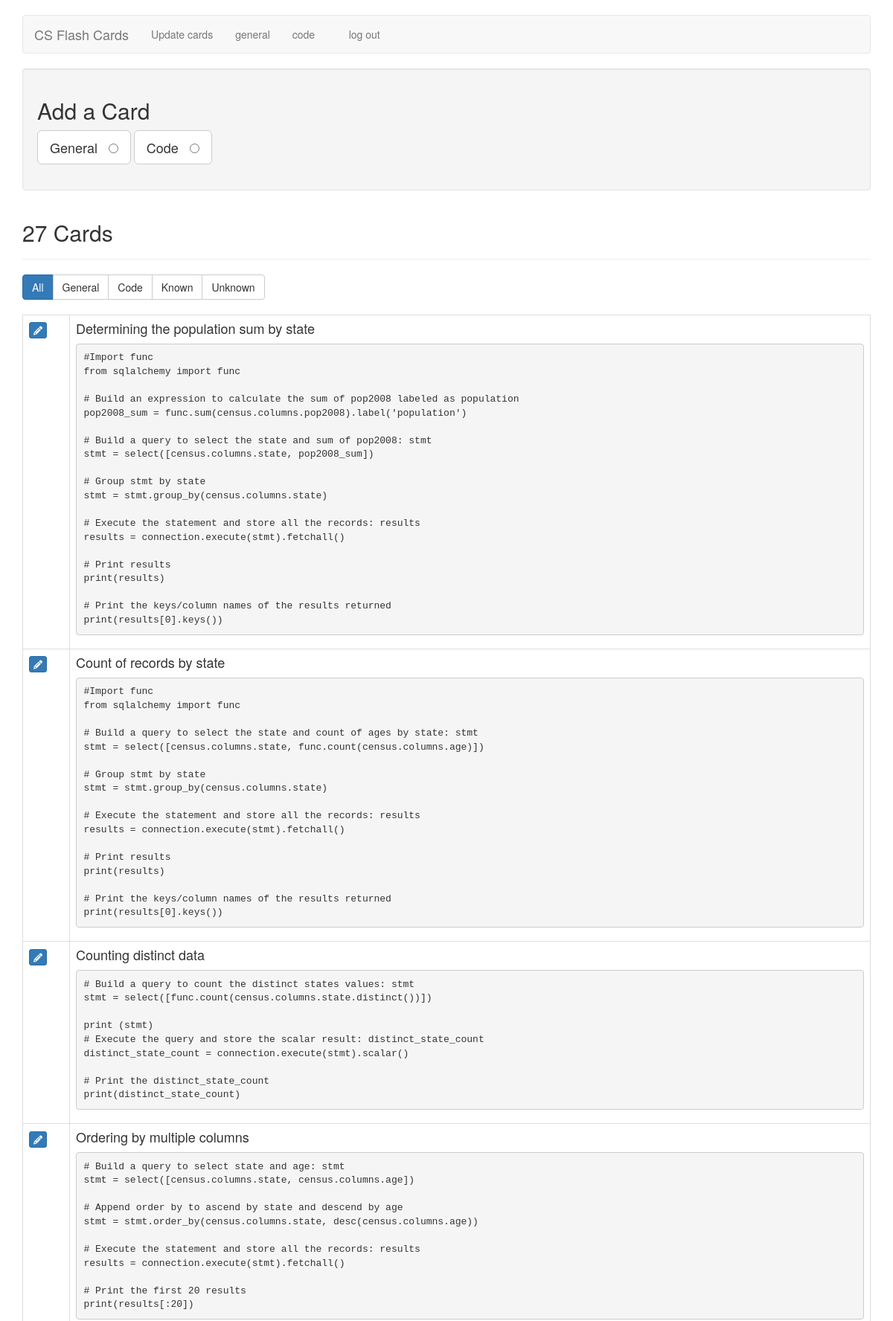
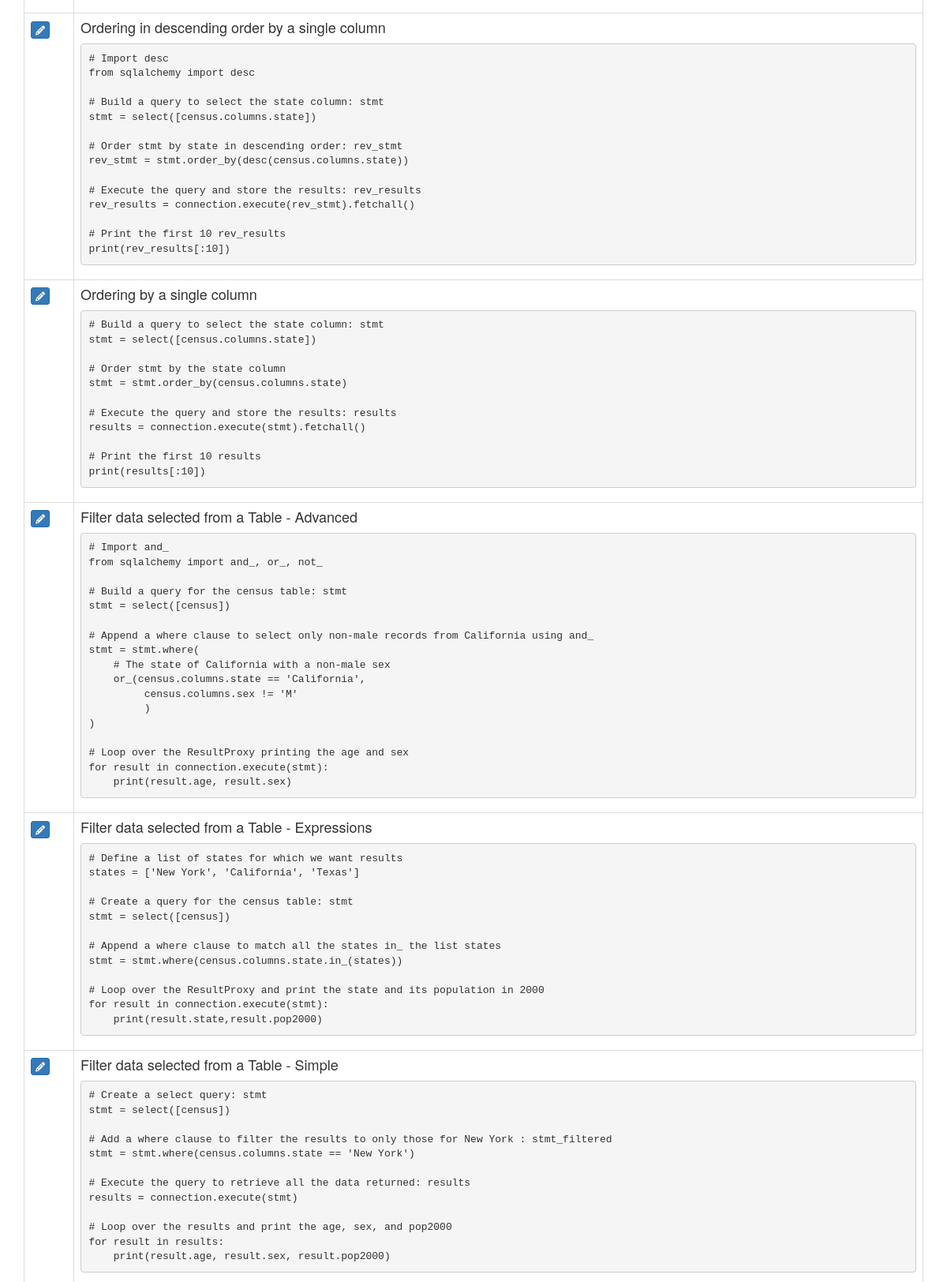
The app's page /cards (signed in, upper part) with its own data (2 pictures, top to bottom).
### tables this page shows
CREATE TABLE cards ( 
id integer primary key autoincrement, 
type tinyint not null, /* 1 for vocab, 2 for code */ 
front text not null, 
back text not null, 
known boolean default 0 );

### flash_cards.py (the view)
@app.route('/cards')
def cards():
    if not session.get('logged_in'):
        return redirect(url_for('login'))
    db = get_db()
    query = '''
        SELECT id, type, front, back, known
        FROM cards
        ORDER BY id DESC
    '''
    cur = db.execute(query)
    cards = cur.fetchall()
    return render_template('cards.html', cards=cards, filter_name="all")

### flash_cards.py (called while the page is built)
def connect_db():
    rv = sqlite3.connect(app.config['DATABASE'])
    rv.row_factory = sqlite3.Row
    return rv

def get_db():
    if not hasattr(g, 'sqlite_db'):
        g.sqlite_db = connect_db()
    return g.sqlite_db

### templates/cards.html (shortened to what this page needs)
{% extends "layout.html" %}
{% block body %}
<div class="well editPanel">
    <h2>Add a Card</h2>
    <form action="{{ url_for('add_card') }}" method="post" class="cardForm">
        <div class="form-group">
            <label for="general" class="toggleButton btn btn-default btn-lg">General &nbsp;
                <input type="radio" name="type" value="1" id="general" />
            </label>
            <label for="code" class="toggleButton btn btn-default btn-lg">Code &nbsp;
                <input type="radio" name="type" value="2" id="code" />
            </label>
        </div>
    </form>
</div>
<div class="page-header">
    <h2>{{ cards|length }} Card{{ '' if (cards|length == 1) else 's' }}</h2>
</div>
<div class="btn-group btn-group-md" role="group" aria-label="filters">
    <a href="{{ url_for('filter_cards', filter_name="all") }}"
        class="btn btn-{{ "primary" if filter_name == "all" else "default" }}">All</a>
    <a href="{{ url_for('filter_cards', filter_name="general") }}"
        class="btn btn-{{ "primary" if filter_name == "general" else "default" }}">General</a>
    <a href="{{ url_for('filter_cards', filter_name="code") }}"
        class="btn btn-{{ "primary" if filter_name == "code" else "default" }}">Code</a>
    <a href="{{ url_for('filter_cards', filter_name="known") }}"
        class="btn btn-{{ "primary" if filter_name == "known" else "default" }}">Known</a>
    <a href="{{ url_for('filter_cards', filter_name="unknown") }}"
        class="btn btn-{{ "primary" if filter_name == "unknown" else "default" }}">Unknown</a>
</div>
<br />
<br />
<table class="table table-bordered">
    {% for card in cards %}
    <tr>
        <td>
            <a href="{{ url_for('edit', card_id=card.id) }}" class="btn btn-xs btn-primary"><i class="fa fa-pencil"
                    aria-hidden="true"></i></a>
        </td>
        <td class="cardContent" style="font-size:larger; text-align: left;">
            <h4>
                {{ card.front|replace("\n", "<br />")|safe }}
            </h4>
            {% if card.back|length < 1000 %}
            {% if card.type == 1 %}
            {{ card.back|replace("\n", "<br />")|safe }}
            {% else %}
            <pre><code>{{ card.back|escape }}</code></pre>
            {% endif %}
            {% endif %}
        </td>
    </tr>
    {% else %}
    <tr>
        <td>
            <em>No cards to show.</em>
        </td>
    </tr>
    {% endfor %}
</table>
{% endblock %}

### templates/layout.html (shortened to what this page needs)
<!doctype html>
<html>
<head>
    <link rel="stylesheet" href="https://maxcdn.bootstrapcdn.com/bootstrap/3.3.6/css/bootstrap.min.css"
>
    <link rel=stylesheet type=text/css href="{{ url_for('static', filename='style.css') }}" />
    <link rel="stylesheet" type="text/css" href="{{ url_for('static', filename='highlight-theme-github.css') }}" />
</head>
<body>
    <div class="container">
        <div class="row">
            <div class="col-xs-12">
                <br />
                <nav class="navbar navbar-default">
                    <div class="navbar-header">
                        <a class="navbar-brand" href="{{ url_for('index') }}">CS Flash Cards</a>
                        <ul class="nav navbar-nav navbar-right">
                            {% if not session.logged_in %}
                            <li><a href="{{ url_for('login') }}">log in</a></li>
                            {% else %}
                            <li><a href="{{ url_for('cards') }}">Update cards</a></li>
                            <li><a href="{{ url_for('general') }}">general</a></li>
                            <li><a href="{{ url_for('code') }}">code</a></li>
                            <li>&nbsp;&nbsp;&nbsp;&nbsp;</li>
                            <li><a href="{{ url_for('logout') }}">log out</a></li>
                            {% endif %}
                        </ul>
                    </div>
                </nav>
                {% block body %}{% endblock %}
            </div>
        </div>
    </div>
</body>
</html>

### static/style.css (style rules this page uses)
.cardContent h4 { margin-top: 0; }
.navbar-nav>li, .navbar-nav { float: left !important; }
.navbar-nav.navbar-right:last-child { margin-right: 0 !important; }
.navbar-right { float: right!important; }

### records on screen
cards: front "Determining the population sum by state", back "#Import func from sqlalchemy import func # Build an expression to calculate the sum of pop2008 labeled as population pop2008_sum = func.sum(census.columns.pop2008).label('population') # Build a query to select the state and sum of pop2008: stmt stmt = select([census.columns.state, pop2008_sum]) # Group stmt by state stmt = stmt.group_by(census.columns.state) # Execute the statement and store all the records: results results = connection.execute(stmt).fetchall() # Print results print(results) # Print the keys/column names of the results returned print(results[0].keys())"
cards: front "Count of records by state", back "#Import func from sqlalchemy import func # Build a query to select the state and count of ages by state: stmt stmt = select([census.columns.state, func.count(census.columns.age)]) # Group stmt by state stmt = stmt.group_by(census.columns.state) # Execute the statement and store all the records: results results = connection.execute(stmt).fetchall() # Print results print(results) # Print the keys/column names of the results returned print(results[0].keys())"
cards: front "Counting distinct data", back "# Build a query to count the distinct states values: stmt stmt = select([func.count(census.columns.state.distinct())]) print (stmt) # Execute the query and store the scalar result: distinct_state_count distinct_state_count = connection.execute(stmt).scalar() # Print the distinct_state_count print(distinct_state_count)"
cards: front "Ordering by multiple columns", back "# Build a query to select state and age: stmt stmt = select([census.columns.state, census.columns.age]) # Append order by to ascend by state and descend by age stmt = stmt.order_by(census.columns.state, desc(census.columns.age)) # Execute the statement and store all the records: results results = connection.execute(stmt).fetchall() # Print the first 20 results print(results[:20])"
cards: front "Ordering in descending order by a single column", back "# Import desc from sqlalchemy import desc # Build a query to select the state column: stmt stmt = select([census.columns.state]) # Order stmt by state in descending order: rev_stmt rev_stmt = stmt.order_by(desc(census.columns.state)) # Execute the query and store the results: rev_results rev_results = connection.execute(rev_stmt).fetchall() # Print the first 10 rev_results print(rev_results[:10])"
cards: front "Ordering by a single column", back "# Build a query to select the state column: stmt stmt = select([census.columns.state]) # Order stmt by the state column stmt = stmt.order_by(census.columns.state) # Execute the query and store the results: results results = connection.execute(stmt).fetchall() # Print the first 10 results print(results[:10])"
cards: front "Filter data selected from a Table - Advanced", back "# Import and_ from sqlalchemy import and_, or_, not_ # Build a query for the census table: stmt stmt = select([census]) # Append a where clause to select only non-male records from California using and_ stmt = stmt.where( # The state of California with a non-male sex or_(census.columns.state == 'California', census.columns.sex != 'M' ) ) # Loop over the ResultProxy printing the age and sex for result in connection.execute(stmt): print(result.age, result.sex)"
cards: front "Filter data selected from a Table - Expressions", back "# Define a list of states for which we want results states = ['New York', 'California', 'Texas'] # Create a query for the census table: stmt stmt = select([census]) # Append a where clause to match all the states in_ the list states stmt = stmt.where(census.columns.state.in_(states)) # Loop over the ResultProxy and print the state and its population in 2000 for result in connection.execute(stmt): print(result.state,result.pop2000)"
cards: front "Filter data selected from a Table - Simple", back "# Create a select query: stmt stmt = select([census]) # Add a where clause to filter the results to only those for New York : stmt_filtered stmt = stmt.where(census.columns.state == 'New York') # Execute the query to retrieve all the data returned: results results = connection.execute(stmt) # Loop over the results and print the age, sex, and pop2000 for result in results: print(result.age, result.sex, result.pop2000)"

### other values on screen
{{ cards|length }} "27"
{{ '' if (cards|length == 1) else 's' }} "s"
